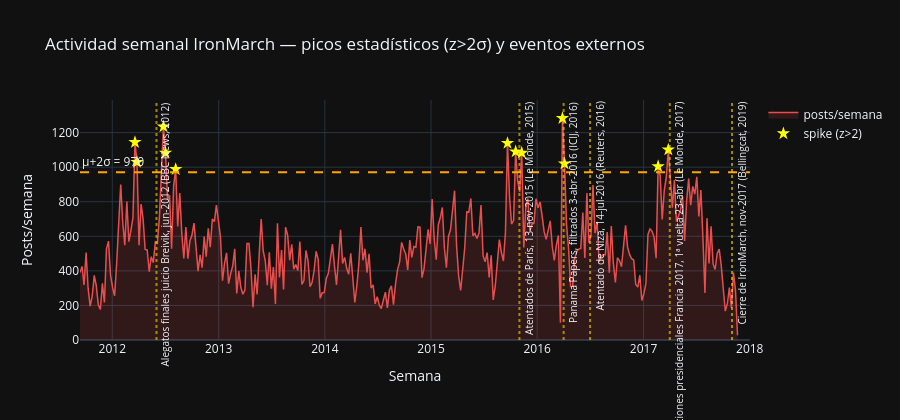

Notebook source saved alongside this figure:
### Markdown cell above
## 4. Análisis temporal: picos de actividad

### 4.1 Detección de semanas anómalas con z-score

Un **z-score** mide cuántas desviaciones estándar está un valor por encima (o debajo) de
la media. Un z-score de 2.0 significa que esa semana tuvo un volumen de posts inusualmente
alto — algo pasó esa semana que activó la comunidad.

La fórmula es: `z = (valor - media) / desviacion_estandar`

Si la media semanal es 500 posts y la desviación estándar es 200, una semana con 900 posts
tendría z = (900-500)/200 = 2.0 → es un spike estadístico.

### Los eventos de referencia (`EVENTS`)

Los 6 eventos definidos abajo tienen fuente citada (ver `script.md` para las referencias
completas) y son solo los eventos para los que este caso narra una correlación temporal —
no todos tienen necesariamente un spike estadístico correspondiente en este corpus
(ver la discusión tras la celda de resultados).

### Code cell
EVENTS = {
    '2012-06': 'Alegatos finales juicio Breivik, jun-2012 (BBC News, 2012)',
    '2015-11': 'Atentados de París, 13-nov-2015 (Le Monde, 2015)',
    '2016-04': 'Panama Papers, filtrados 3-abr-2016 (ICIJ, 2016)',
    '2016-07': 'Atentado de Niza, 14-jul-2016 (Reuters, 2016)',
    '2017-04': 'Elecciones presidenciales Francia 2017, 1ª vuelta 23-abr (Le Monde, 2017)',
    '2017-11': 'Cierre de IronMarch, nov-2017 (Bellingcat, 2019)',
}

if 'dateline' in posts.columns:
    valid_posts = posts.dropna(subset=['dateline']).copy()
    valid_posts = valid_posts[
        (valid_posts['dateline'].dt.year >= 2011) &
        (valid_posts['dateline'].dt.year <= 2018)
    ]

    # Agrupar por semana
    weekly = valid_posts.groupby(valid_posts['dateline'].dt.to_period('W')).size()
    weekly_idx = [p.start_time for p in weekly.index]

    # Calcular z-score para cada semana
    mu, sigma = weekly.mean(), weekly.std()
    threshold = mu + 2 * sigma  # Umbral de spike: media + 2 desviaciones estándar
    z_scores  = scipy_stats.zscore(weekly.values)
    spike_mask = z_scores > 2.0
    spike_periods = [p for p, is_spike in zip(weekly.index, spike_mask) if is_spike]

    print(f'Actividad semanal:')
    print(f'  Media:   {mu:.0f} posts/semana')
    print(f'  σ:       {sigma:.0f} posts/semana')
    print(f'  Umbral (µ+2σ): {threshold:.0f} posts')
    print(f'  Semanas con spike (z>2): {len(spike_periods)}')

    fig = go.Figure()
    fig.add_trace(go.Scatter(
        x=weekly_idx, y=weekly.values,
        mode='lines', fill='tozeroy',
        line=dict(color='#E94E4E', width=1.5),
        fillcolor='rgba(233,78,78,0.15)',
        name='posts/semana',
    ))
    fig.add_hline(y=threshold, line_dash='dash', line_color='orange',
                  annotation_text=f'µ+2σ = {threshold:.0f}', annotation_position='top left')

    spike_x = [p.start_time for p in spike_periods]
    spike_y = [weekly[p] for p in spike_periods]
    fig.add_trace(go.Scatter(
        x=spike_x, y=spike_y, mode='markers',
        marker=dict(color='yellow', size=10, symbol='star'),
        name='spike (z>2)',
    ))

    for ym, label in EVENTS.items():
        dt = pd.Timestamp(ym + '-01')
        fig.add_vline(x=dt, line_color='gold', line_dash='dot', opacity=0.6,
                      annotation_text=label, annotation_textangle=-90, annotation_font_size=10)

    fig.update_layout(
        title='Actividad semanal IronMarch — picos estadísticos (z>2σ) y eventos externos',
        xaxis_title='Semana', yaxis_title='Posts/semana',
        template='plotly_dark', height=420,
    )
    fig.show()

    print('\nTop semanas pico:')
    spike_info = [(str(weekly.index[i]), int(weekly.values[i]), float(z_scores[i]))
                  for i in range(len(weekly)) if spike_mask[i]]
    spike_info.sort(key=lambda x: x[2], reverse=True)
    for period, count, z in spike_info[:10]:
        print(f'  {period}  posts={count:,}  z={z:.2f}')
else:
    print('Sin columna dateline en posts.')

### Figure 1 — Plotly figure (JSON) as saved in the notebook; plotly's stock layout.template omitted (floating-point values rounded to 4 significant figures; data arrays with more than 128 entries replaced by an {"elided": "..."} marker saying what was removed)
{"data": [{"fill": "tozeroy", "fillcolor": "rgba(233,78,78,0.15)", "line": {"color": "#E94E4E", "width": 1.5}, "mode": "lines", "name": "posts/semana", "type": "scatter", "x": {"elided": "324 str values"}, "y": {"elided": "324 int values"}}, {"marker": {"color": "yellow", "size": 10, "symbol": "star"}, "mode": "markers", "name": "spike (z>2)", "type": "scatter", "x": ["2012-03-19T00:00:00", "2012-03-26T00:00:00", "2012-06-25T00:00:00", "2012-07-02T00:00:00", "2012-08-06T00:00:00", "2015-09-21T00:00:00", "2015-10-19T00:00:00", "2015-11-09T00:00:00", "2016-03-28T00:00:00", "2016-04-04T00:00:00", "2017-02-20T00:00:00", "2017-03-27T00:00:00"], "y": [1144, 1029, 1235, 1083, 988, 1139, 1090, 1083, 1283, 1020, 1005, 1101]}], "layout": {"annotations": [{"showarrow": false, "text": "µ+2σ = 970", "x": 0, "xanchor": "left", "xref": "x domain", "y": 970.2, "yanchor": "bottom", "yref": "y"}, {"font": {"size": 10}, "showarrow": false, "text": "Alegatos finales juicio Breivik, jun-2012 (BBC News, 2012)", "textangle": -90, "x": "2012-06-01T00:00:00", "xanchor": "left", "xref": "x", "y": 1, "yanchor": "top", "yref": "y domain"}, {"font": {"size": 10}, "showarrow": false, "text": "Atentados de París, 13-nov-2015 (Le Monde, 2015)", "textangle": -90, "x": "2015-11-01T00:00:00", "xanchor": "left", "xref": "x", "y": 1, "yanchor": "top", "yref": "y domain"}, {"font": {"size": 10}, "showarrow": false, "text": "Panama Papers, filtrados 3-abr-2016 (ICIJ, 2016)", "textangle": -90, "x": "2016-04-01T00:00:00", "xanchor": "left", "xref": "x", "y": 1, "yanchor": "top", "yref": "y domain"}, {"font": {"size": 10}, "showarrow": false, "text": "Atentado de Niza, 14-jul-2016 (Reuters, 2016)", "textangle": -90, "x": "2016-07-01T00:00:00", "xanchor": "left", "xref": "x", "y": 1, "yanchor": "top", "yref": "y domain"}, {"font": {"size": 10}, "showarrow": false, "text": "Elecciones presidenciales Francia 2017, 1ª vuelta 23-abr (Le Monde, 2017)", "textangle": -90, "x": "2017-04-01T00:00:00", "xanchor": "left", "xref": "x", "y": 1, "yanchor": "top", "yref": "y domain"}, {"font": {"size": 10}, "showarrow": false, "text": "Cierre de IronMarch, nov-2017 (Bellingcat, 2019)", "textangle": -90, "x": "2017-11-01T00:00:00", "xanchor": "left", "xref": "x", "y": 1, "yanchor": "top", "yref": "y domain"}], "height": 420, "shapes": [{"line": {"color": "orange", "dash": "dash"}, "type": "line", "x0": 0, "x1": 1, "xref": "x domain", "y0": 970.2, "y1": 970.2, "yref": "y"}, {"line": {"color": "gold", "dash": "dot"}, "opacity": 0.6, "type": "line", "x0": "2012-06-01T00:00:00", "x1": "2012-06-01T00:00:00", "xref": "x", "y0": 0, "y1": 1, "yref": "y domain"}, {"line": {"color": "gold", "dash": "dot"}, "opacity": 0.6, "type": "line", "x0": "2015-11-01T00:00:00", "x1": "2015-11-01T00:00:00", "xref": "x", "y0": 0, "y1": 1, "yref": "y domain"}, {"line": {"color": "gold", "dash": "dot"}, "opacity": 0.6, "type": "line", "x0": "2016-04-01T00:00:00", "x1": "2016-04-01T00:00:00", "xref": "x", "y0": 0, "y1": 1, "yref": "y domain"}, {"line": {"color": "gold", "dash": "dot"}, "opacity": 0.6, "type": "line", "x0": "2016-07-01T00:00:00", "x1": "2016-07-01T00:00:00", "xref": "x", "y0": 0, "y1": 1, "yref": "y domain"}, {"line": {"color": "gold", "dash": "dot"}, "opacity": 0.6, "type": "line", "x0": "2017-04-01T00:00:00", "x1": "2017-04-01T00:00:00", "xref": "x", "y0": 0, "y1": 1, "yref": "y domain"}, {"line": {"color": "gold", "dash": "dot"}, "opacity": 0.6, "type": "line", "x0": "2017-11-01T00:00:00", "x1": "2017-11-01T00:00:00", "xref": "x", "y0": 0, "y1": 1, "yref": "y domain"}], "title": {"text": "Actividad semanal IronMarch — picos estadísticos (z>2σ) y eventos externos"}, "xaxis": {"title": {"text": "Semana"}}, "yaxis": {"title": {"text": "Posts/semana"}}}}
